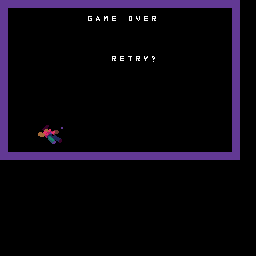

Below is a game level as drawn by its tile map, then a one-line description and the .tmx file that defines it, in full:
An orthogonal 32x32 tile map with 8x8 px tiles, 1 tile layer (Tile Layer 1).

<map version="1.10" tiledversion="1.10.2" orientation="orthogonal" renderorder="right-down" width="32" height="32" tilewidth="8" tileheight="8" infinite="0" nextlayerid="2" nextobjectid="1">
 <editorsettings>
  <export target="lose.c" format="gba" />
 </editorsettings>
 <tileset firstgid="1" source="text.tsx" />
 <layer id="1" name="Tile Layer 1" width="32" height="32">
  <data encoding="csv">
232,232,232,232,232,232,232,232,232,232,232,232,232,232,232,232,232,232,232,232,232,232,232,232,232,232,232,232,232,232,0,0,
232,0,0,0,0,0,0,0,0,0,0,0,0,0,0,0,0,0,0,0,0,0,0,0,0,0,0,0,0,232,0,0,
232,0,1,1,1,1,1,1,1,1,1,8,2,14,6,0,16,23,6,19,0,0,0,0,0,0,0,0,0,232,0,0,
232,0,0,0,0,0,0,0,0,0,0,0,0,0,0,0,0,0,0,0,0,0,0,0,0,0,0,0,0,232,0,0,
232,0,0,0,0,0,0,0,0,0,0,0,0,0,0,0,0,0,0,0,0,0,0,0,0,0,0,0,0,232,0,0,
232,0,0,0,0,0,0,0,0,0,0,0,0,0,0,0,0,0,0,0,0,0,0,0,0,0,0,0,0,232,0,0,
232,0,0,0,0,0,0,0,0,0,0,0,0,0,0,0,0,0,0,0,0,0,0,0,0,0,0,0,0,232,0,0,
232,0,0,0,0,0,0,0,0,0,0,0,0,0,19,6,21,19,26,32,0,0,0,0,0,0,0,0,0,232,0,0,
232,0,0,0,0,0,0,0,0,0,0,0,0,0,0,0,0,0,0,0,0,0,0,0,0,0,0,0,0,232,0,0,
232,0,0,0,0,0,0,0,0,0,0,0,0,0,0,0,0,0,0,0,0,0,0,0,0,0,0,0,0,232,0,0,
232,0,0,0,0,0,0,0,0,0,0,0,0,0,0,0,0,0,0,0,0,0,0,0,0,0,0,0,0,232,0,0,
232,0,0,0,0,0,0,0,0,0,0,0,0,0,0,0,0,0,0,0,0,0,0,0,0,0,0,0,0,232,0,0,
232,0,0,0,0,0,0,0,0,0,0,0,0,0,0,0,0,0,0,0,0,0,0,0,0,0,0,0,0,232,0,0,
232,0,0,0,0,0,0,0,0,0,0,0,0,0,0,0,0,0,0,0,0,0,0,0,0,0,0,0,0,232,0,0,
232,0,0,0,0,0,0,0,0,0,0,0,0,0,0,0,0,0,0,0,0,0,0,0,0,0,0,0,0,232,0,0,
232,0,0,0,227,228,229,230,0,0,0,0,0,0,0,0,0,0,0,0,0,0,0,0,0,0,0,0,0,232,0,0,
232,0,0,0,252,253,254,255,0,0,0,0,0,0,0,0,0,0,0,0,0,0,0,0,0,0,0,0,0,232,0,0,
232,0,0,0,277,278,279,280,0,0,0,0,0,0,0,0,0,0,0,0,0,0,0,0,0,0,0,0,0,232,0,0,
232,1,0,0,0,0,0,0,0,0,0,0,0,0,0,0,0,0,0,0,0,0,0,0,0,0,0,0,0,232,0,0,
232,232,232,232,232,232,232,232,232,232,232,232,232,232,232,232,232,232,232,232,232,232,232,232,232,232,232,232,232,232,0,0,
0,0,0,0,0,0,0,0,0,0,0,0,0,0,0,0,0,0,0,0,0,0,0,0,0,0,0,0,0,0,0,0,
0,0,0,0,0,0,0,0,0,0,0,0,0,0,0,0,0,0,0,0,0,0,0,0,0,0,0,0,0,0,0,0,
0,0,0,0,0,0,0,0,0,0,0,0,0,0,0,0,0,0,0,0,0,0,0,0,0,0,0,0,0,0,0,0,
0,0,0,0,0,0,0,0,0,0,0,0,0,0,0,0,0,0,0,0,0,0,0,0,0,0,0,0,0,0,0,0,
0,0,0,0,0,0,0,0,0,0,0,0,0,0,0,0,0,0,0,0,0,0,0,0,0,0,0,0,0,0,0,0,
0,0,0,0,0,0,0,0,0,0,0,0,0,0,0,0,0,0,0,0,0,0,0,0,0,0,0,0,0,0,0,0,
0,0,0,0,0,0,0,0,0,0,0,0,0,0,0,0,0,0,0,0,0,0,0,0,0,0,0,0,0,0,0,0,
0,0,0,0,0,0,0,0,0,0,0,0,0,0,0,0,0,0,0,0,0,0,0,0,0,0,0,0,0,0,0,0,
0,0,0,0,0,0,0,0,0,0,0,0,0,0,0,0,0,0,0,0,0,0,0,0,0,0,0,0,0,0,0,0,
0,0,0,0,0,0,0,0,0,0,0,0,0,0,0,0,0,0,0,0,0,0,0,0,0,0,0,0,0,0,0,0,
0,0,0,0,0,0,0,0,0,0,0,0,0,0,0,0,0,0,0,0,0,0,0,0,0,0,0,0,0,0,0,0,
0,0,0,0,0,0,0,0,0,0,0,0,0,0,0,0,0,0,0,0,0,0,0,0,0,0,0,0,0,0,0,0
</data>
 </layer>
</map>
